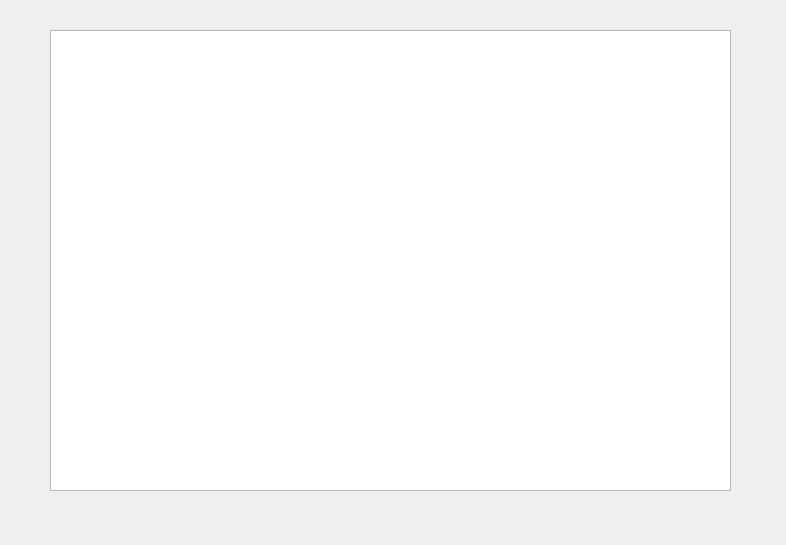
<?xml version="1.0" encoding="UTF-8"?>
<ui version="4.0">
 <class>Widget</class>
 <widget class="QWidget" name="Widget">
  <property name="geometry">
   <rect>
    <x>0</x>
    <y>0</y>
    <width>786</width>
    <height>545</height>
   </rect>
  </property>
  <property name="windowTitle">
   <string>Widget</string>
  </property>
  <widget class="QTableWidget" name="tableWidget">
   <property name="geometry">
    <rect>
     <x>50</x>
     <y>30</y>
     <width>681</width>
     <height>461</height>
    </rect>
   </property>
  </widget>
 </widget>
 <layoutdefault spacing="6" margin="11"/>
 <resources/>
 <connections/>
</ui>
